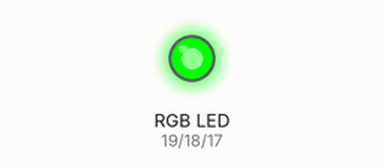
Simulated run of this sketch. Board: ESP32. Parts: an RGB LED mixed from three pins (HIGH = lit). WiFi joins after 1.5 s; servers stay silent unless stated; what the sketch prints to the serial monitor is not drawn.

Above: at 2.1 s.
At 4.1 s:
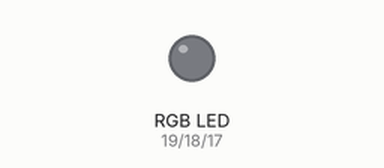
Timing chart, 0 to 5.6 s (numbered marks = the images above):
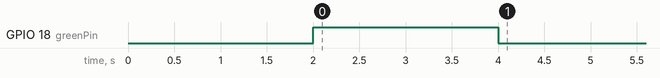

The sketch:

tool_tracker.ino
```cpp
#include <Wire.h>
#include <Adafruit_MPU6050.h>
#include <Adafruit_Sensor.h>
#include <WiFi.h>
#include <ArduinoJson.h>

// WiFi settings
const char* ssid = "IAAC-WIFI";        // Replace with your WiFi SSID
const char* password = "password"; // Replace with your WiFi Password

WiFiServer server(80);  // Start a web server on port 80

Adafruit_MPU6050 mpu;

// RGB LED Pins
const int redPin = 19;
const int greenPin = 18;
const int bluePin = 17;

// Timestamp variable
unsigned long previousMillis = 0;
const long interval = 1000;  // Print every second

void setup() {
  // Start Serial for debugging
  Serial.begin(115200);

  // Initialize RGB LED pins as output
  pinMode(redPin, OUTPUT);
  pinMode(greenPin, OUTPUT);
  pinMode(bluePin, OUTPUT);

  // Connect to WiFi
  Serial.print("Connecting to WiFi...");
  WiFi.begin(ssid, password);

  // Try connecting to Wi-Fi until success or timeout after 30 attempts
  int attempts = 0;
  while (WiFi.status() != WL_CONNECTED) {
    delay(500);
    Serial.print(".");
    attempts++;

    // Timeout after 30 attempts (15 seconds)
    if (attempts >= 30) {
      Serial.println("\nFailed to connect to WiFi. Please check your credentials.");
      digitalWrite(redPin, HIGH);  // Red LED to indicate failure
      digitalWrite(greenPin, LOW);
      digitalWrite(bluePin, LOW);
      while (1) {
        delay(1000); // Stop execution on failure
      }
    }
  }

  // Once connected, print IP address and indicate success with green LED
  Serial.println("\nConnected to WiFi!");

  // Increase delay to make sure IP is assigned
  delay(500);

  // Print IP address with timestamp
  Serial.print("IP Address: ");
  Serial.println(WiFi.localIP());

  // Indicate connection success with Green LED
  digitalWrite(redPin, LOW);
  digitalWrite(greenPin, HIGH);  // Green LED to indicate success
  digitalWrite(bluePin, LOW);

  // Start the server
  server.begin();
  Serial.println("Server started!");

  // Initialize the MPU6050 sensor
  if (!mpu.begin()) {
    Serial.println("Failed to find MPU6050 chip");
    while (1) { delay(10); } // Stop if sensor is not found
  }
  Serial.println("MPU6050 initialized!");

  // Set the sensor ranges
  mpu.setAccelerometerRange(MPU6050_RANGE_8_G);
  mpu.setGyroRange(MPU6050_RANGE_500_DEG);
  mpu.setFilterBandwidth(MPU6050_BAND_21_HZ);

  // Indicate successful startup with Green LED
  digitalWrite(greenPin, HIGH);
  delay(2000);
  digitalWrite(greenPin, LOW);
}

void loop() {
  // Get the current time
  unsigned long currentMillis = millis();

  // Print IP address with timestamp every second (or as desired)
  if (currentMillis - previousMillis >= interval) {
    previousMillis = currentMillis;

    // Print timestamp and IP address to Serial Monitor
    Serial.print("Timestamp: ");
    Serial.print(currentMillis / 1000); // seconds
    Serial.print("s | IP Address: ");
    Serial.println(WiFi.localIP());  // Print the IP address
  }

  WiFiClient client = server.available();

  if (client) {
    // Wait for client to send data
    while (client.connected()) {
      if (client.available()) {
        // Read the accelerometer, gyro, and temperature data
        sensors_event_t accel, gyro, temp;
        mpu.getEvent(&accel, &gyro, &temp);

        // Create a JSON object to store the data
        StaticJsonDocument<512> doc;
        doc["accel_x"] = accel.acceleration.x;
        doc["accel_y"] = accel.acceleration.y;
        doc["accel_z"] = accel.acceleration.z;
        doc["gyro_x"] = gyro.gyro.x;
        doc["gyro_y"] = gyro.gyro.y;
        doc["gyro_z"] = gyro.gyro.z;
        doc["temp"] = temp.temperature;

        // Serialize the JSON object to a string and send it to the client
        String output;
        serializeJson(doc, output);
        client.println(output); // Send the JSON data as a response

        // Check sensor readings and update LED color accordingly
        if (abs(accel.acceleration.x) > 2.0 || abs(accel.acceleration.y) > 2.0 || abs(accel.acceleration.z) > 2.0) {
          // If significant movement detected -> Red LED (error)
          digitalWrite(redPin, HIGH);
          digitalWrite(greenPin, LOW);
          digitalWrite(bluePin, LOW);
        } else {
          // If stable sensor values -> Green LED (normal)
          digitalWrite(redPin, LOW);
          digitalWrite(greenPin, HIGH);
          digitalWrite(bluePin, LOW);
        }

        // Delay to avoid overwhelming the client
        delay(1000);
      }
    }

    // Close the client connection
    client.stop();
    // Turn off all LEDs when client disconnects (Blue LED - IDLE)
    digitalWrite(redPin, LOW);
    digitalWrite(greenPin, LOW);
    digitalWrite(bluePin, HIGH);
  }
}
```
